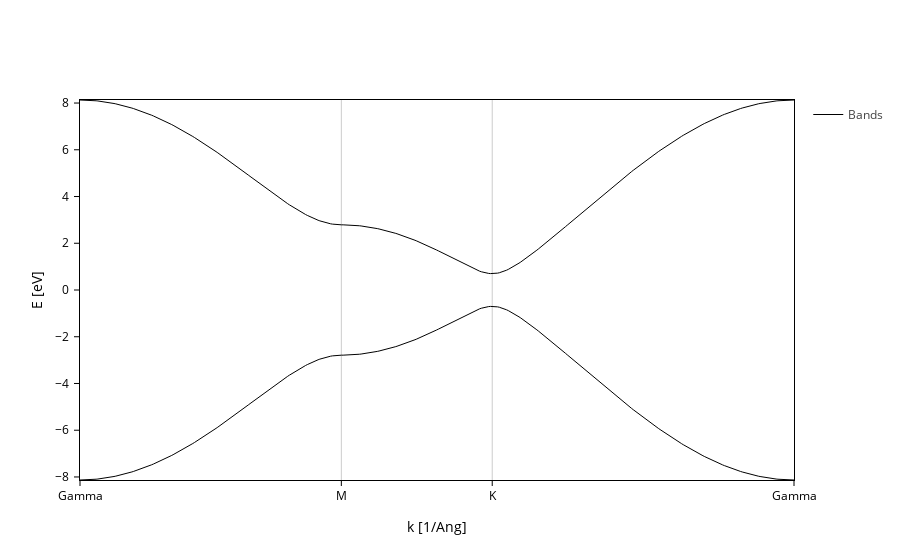

Notebook code for this chart:
### Markdown cell above
First, let's check the plots individually:

### Code cell
bands_plot

### Figure 1 — Plotly figure (JSON) as saved in the notebook; plotly's stock layout.template omitted (floating-point values rounded to 4 significant figures; data arrays with more than 128 entries replaced by an {"elided": "..."} marker saying what was removed)
{"data": [{"legendgroup": "Bands", "line": {"color": "black", "dash": "solid", "width": 1}, "meta": {}, "mode": "lines", "name": "Bands", "opacity": 1, "type": "scatter", "x": {"elided": "400 float values"}, "y": {"elided": "400 float values"}}, {"legendgroup": "Bands", "line": {"color": "black", "dash": "solid", "width": 1}, "meta": {}, "mode": "lines", "name": "Bands", "opacity": 1, "showlegend": false, "type": "scatter", "x": {"elided": "400 float values"}, "y": {"elided": "400 float values"}}], "layout": {"scene": {"xaxis": {"range": [0.0, 4.03], "showgrid": true, "ticktext": ["Gamma", "M", "K", "Gamma"], "tickvals": [0.0, 1.475, 2.326, 4.03], "title": {"text": "k [1/Ang]"}}, "yaxis": {"range": [-8.13, 8.13], "title": {"text": "E [eV]"}}}, "xaxis": {"range": [0.0, 4.03], "showgrid": true, "ticktext": ["Gamma", "M", "K", "Gamma"], "tickvals": [0.0, 1.475, 2.326, 4.03], "title": {"text": "k [1/Ang]"}}, "yaxis": {"range": [-8.13, 8.13], "title": {"text": "E [eV]"}}}}
